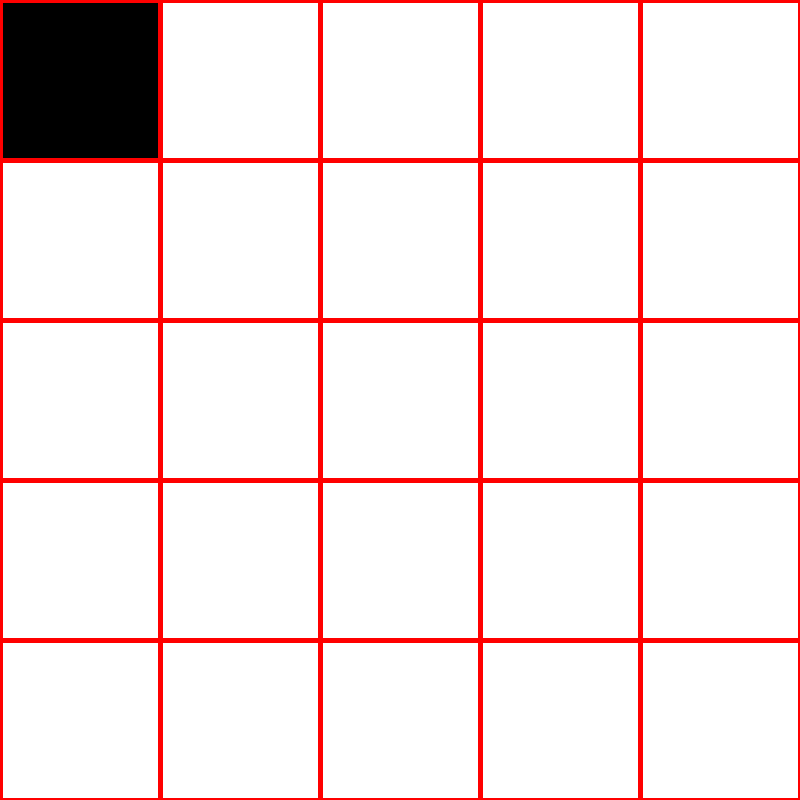
Frame 1 (no input)
Frame 60 (the mouse pressed at the canvas centre just before this capture): identical to frame 1, image omitted
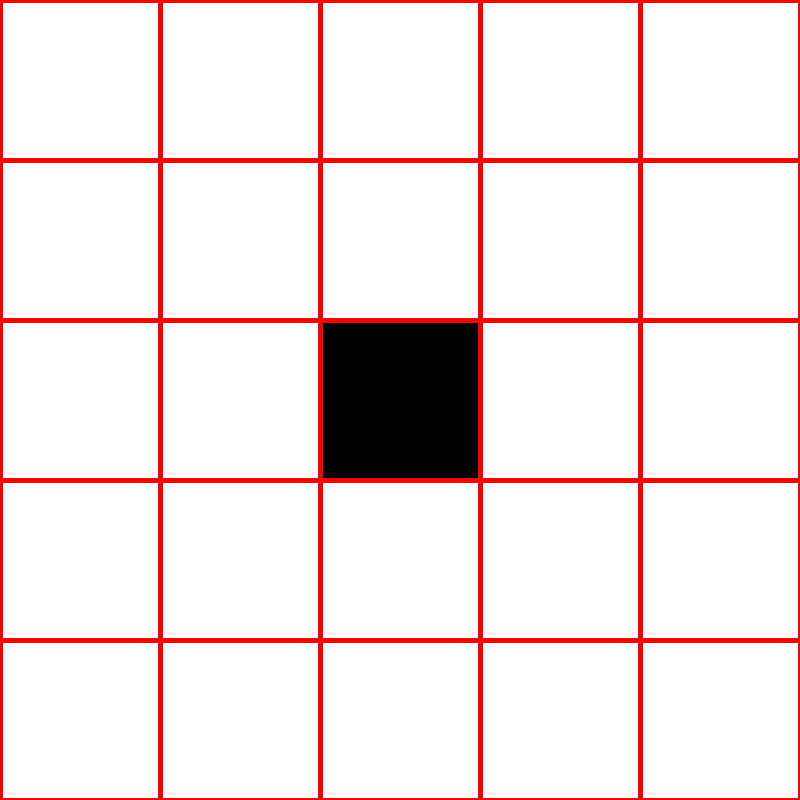
Frame 120 (the mouse held since frame 60 and released just before this capture)

The Processing sketch that drew these frames (run headless with seeded random() and noise(); from frame 60 on, the mouse is pressed at the canvas centre):

// Processing sketch: Changing_Circle
// ── Changing_Circle.pde
float x;
float y;
void setup () {
  size (800, 800);
  background (255);
  stroke (255, 0, 0);
  strokeWeight (5);
}

void draw () {
  for (float x=0; x<= width; x +=width/5) {
    for (float y=0; y<= height; y +=height/5) {
    if (mouseX>=x && mouseX<=x+width/5 && mouseY>=y && mouseY<=y+height/5) {
      fill (0);
    }
    rect (x, y, width/5, height);
    fill (255);
    }
  }
}
